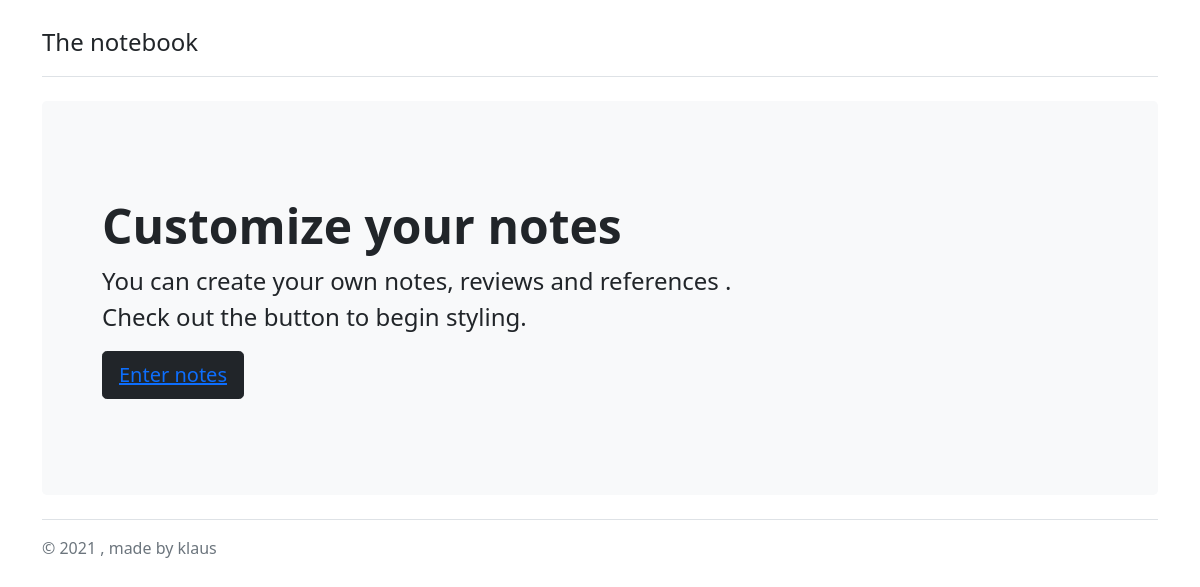
Before: /book/ with the older database file.
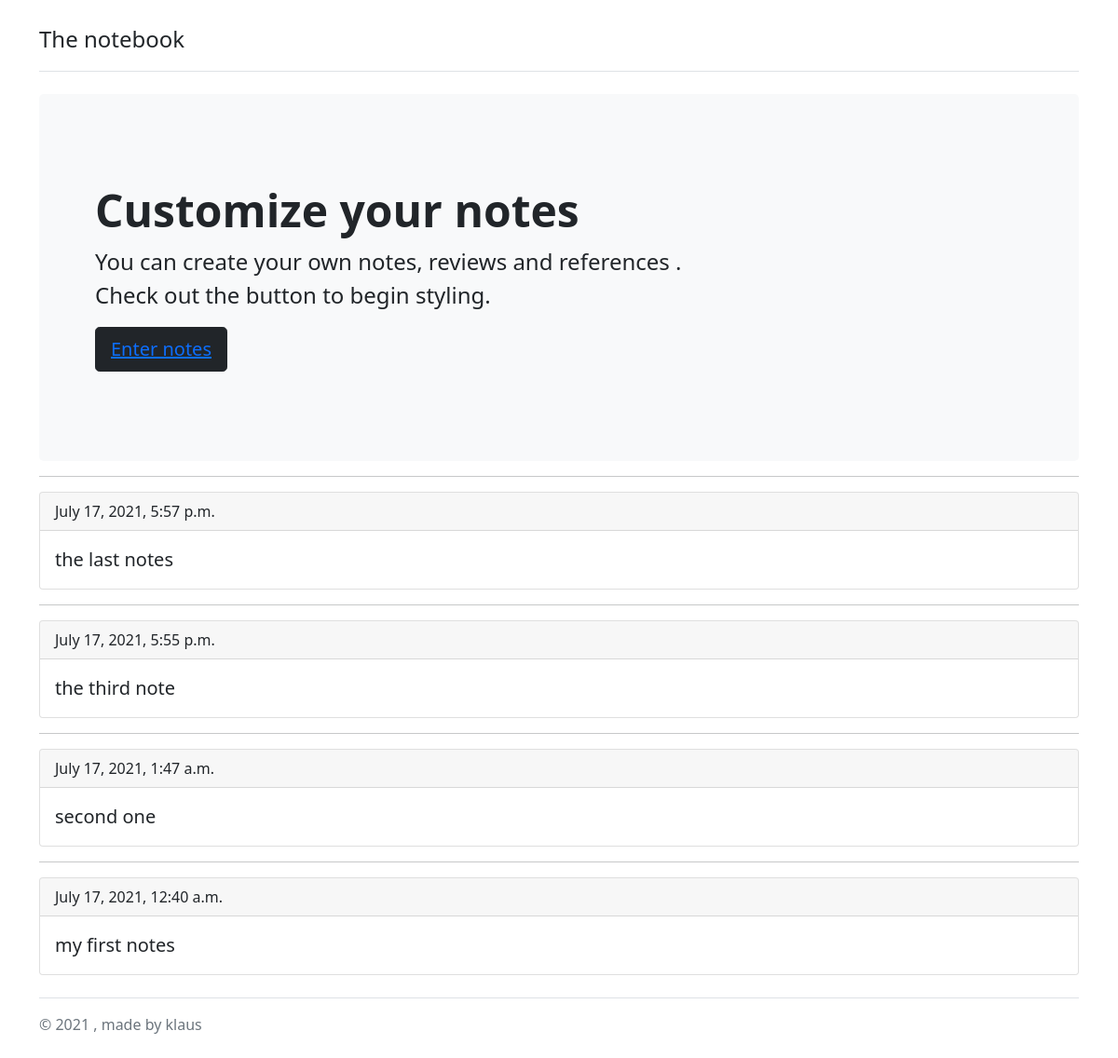
After: the same page with the newer database file.
### book/models.py (models this page shows, shortened)
class Entry(models.Model):
    text=models.TextField()
    date_posted=models.DateTimeField(auto_now_add=True)
    class Meta:
        verbose_name_plural = 'entries'

### book/views.py (the view)
# urls.py: path('', views.index, name="index"),
def index(request):
    entries = Entry.objects.order_by('-date_posted')
    context = {'entries' : entries}
    return render(request, 'book/index.html', context)

### book/templates/book/index.html (shortened to what this page needs)
<!DOCTYPE html>
<html lang="en">
<head>
    <link href="https://cdn.jsdelivr.net/npm/bootstrap@5.0.2/dist/css/bootstrap.min.css" rel="stylesheet">
</head>
<body>
    <div class="container py-4">
        <header class="pb-3 mb-4 border-bottom">
            <a href="/" class="d-flex align-items-center text-dark text-decoration-none">
                <span class="fs-4">The notebook</span>
            </a>
        </header>
        <div class="p-5 mb-1 bg-light rounded-3">
            <div class="container-fluid py-5">
              <h1 class="display-5 fw-bold">Customize your notes</h1>
              <p class="col-md-8 fs-4">You can create your own notes, reviews and references . Check out the button to begin styling.</p>
              <button class="btn btn-dark btn-lg" type="button"><a href="{% url 'add'%}">Enter notes</a></button>
            </div>
        </div>
        {% for entry in entries %}
        <hr>
        <div class="card">
            <div class="card-header">
              {{entry.date_posted}}
            </div>
            <div class="card-body">
              <blockquote class="blockquote mb-0">
                <p>{{entry.text}}</p>
              </blockquote>
            </div>
        </div>
        {% endfor %}
        <footer class="pt-3 mt-4 text-muted border-top">
            © 2021 , made by klaus
        </footer>
    </div>
</body>
</html>

Changed rows visible on the page:
added Entry: date_posted "July 17, 2021, 5:57 p.m.", text "the last notes"
added Entry: date_posted "July 17, 2021, 5:55 p.m.", text "the third note"
added Entry: date_posted "July 17, 2021, 1:47 a.m.", text "second one"
added Entry: date_posted "July 17, 2021, 12:40 a.m.", text "my first notes"
